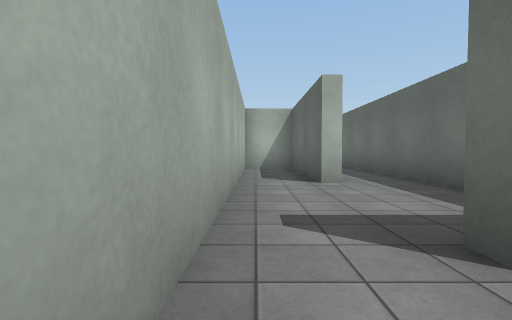
[1] (above)

24 first-person views from a walk through a Unity game level. The camera is 1.2 m above the floor, tilts 2° down and sees 85° across. The floor is counted in squares, 2 m on a side. Each view is taken from the middle of a square. On the plan, view 1 faces up. The plan holds only what a view shows up to about 9 squares ahead; the rest is blank. The place goes on beyond the plan. The player character is not drawn. Surface patterns are stand-ins for the level's own textures.

[2]
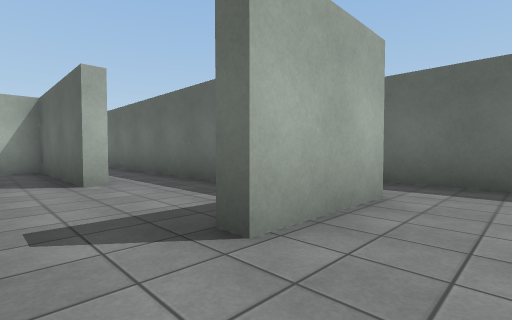

[3]
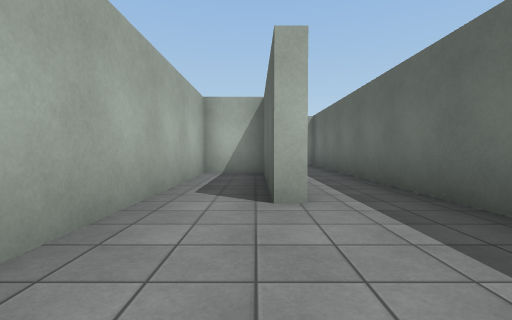

[4]
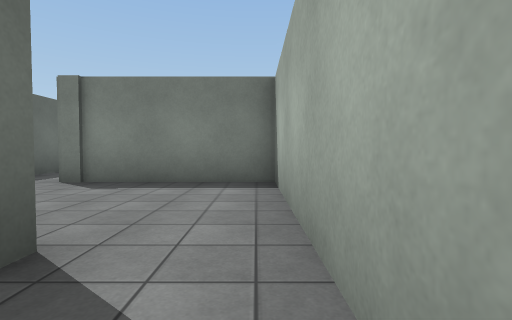

[5]
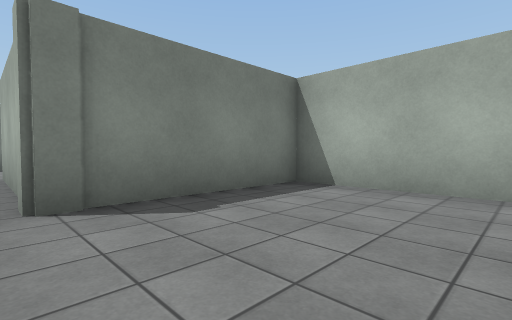

[6]
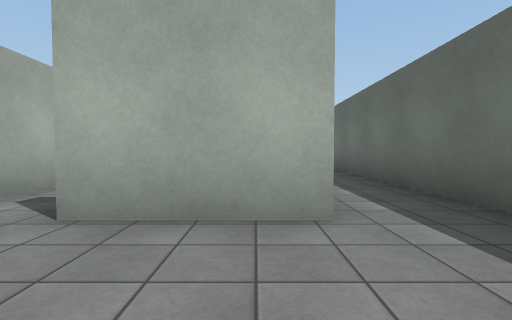

[7]
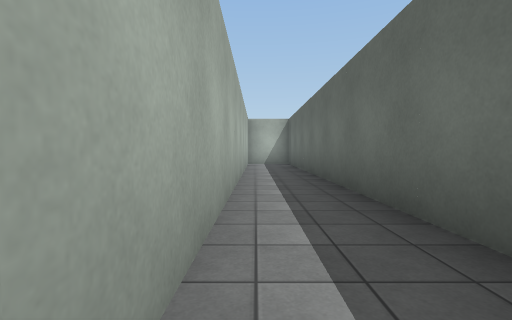

[8]
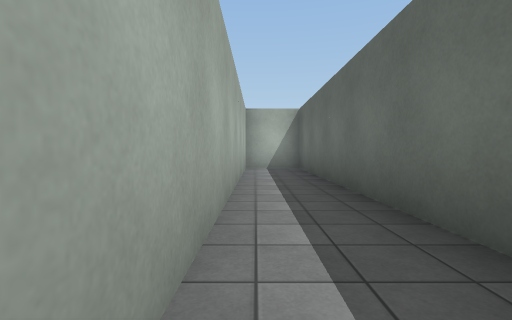

[9]
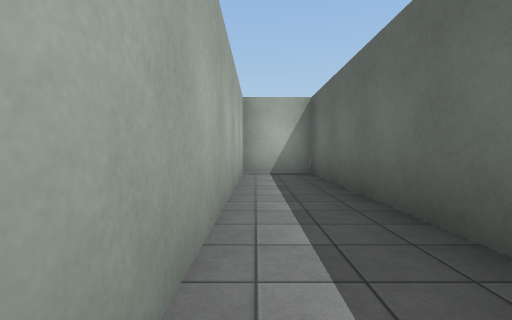

[10]
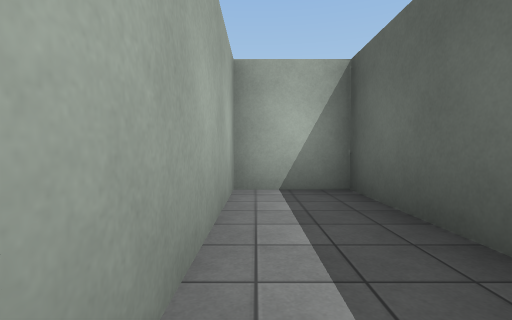

[11]
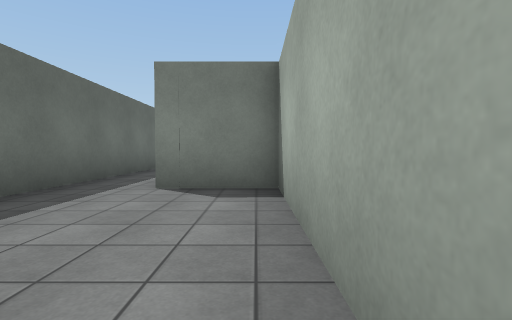

[12]
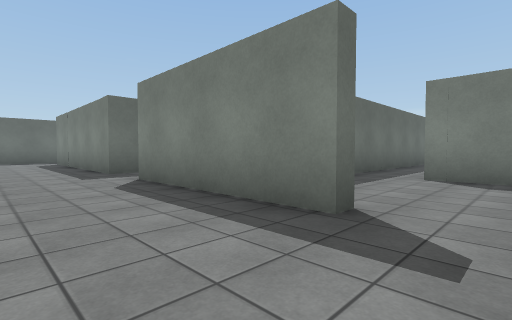

[13]
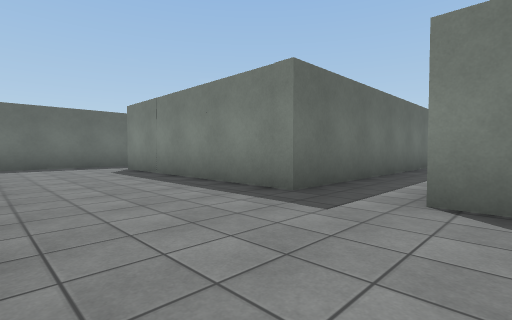

[14]
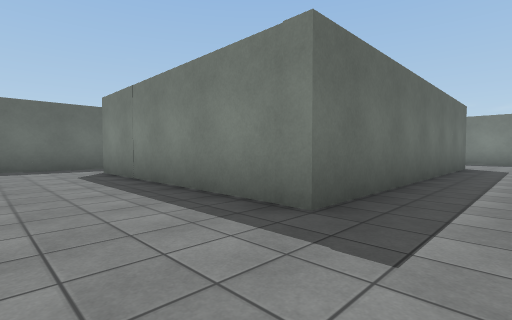

[15]
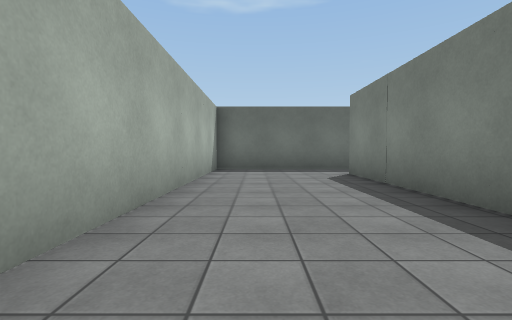

[16]
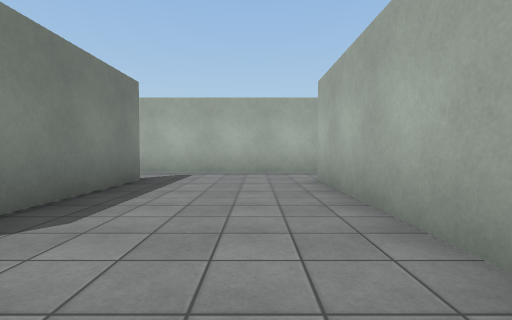

[17]
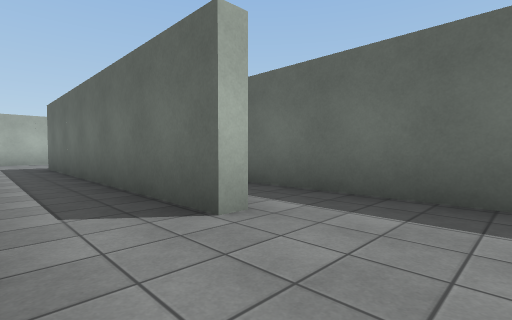

[18]
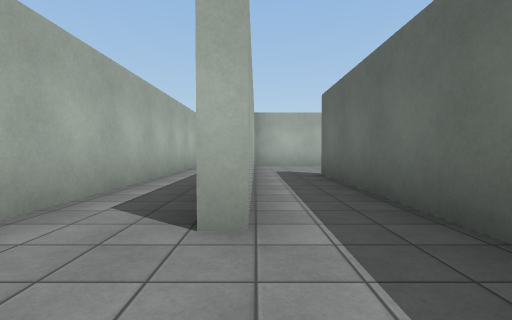

[19]
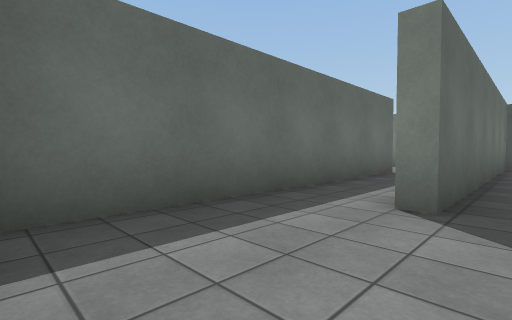

[20]
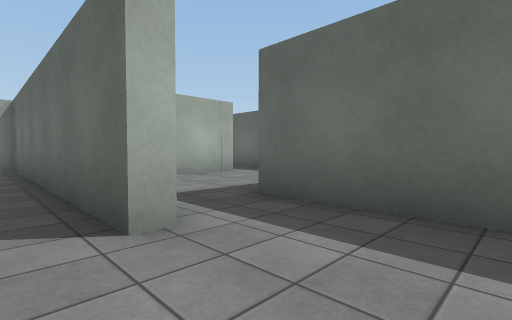

[21]
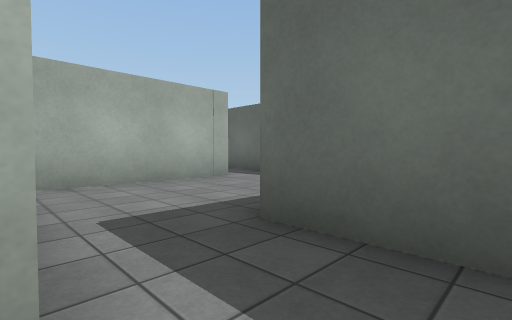

[22]
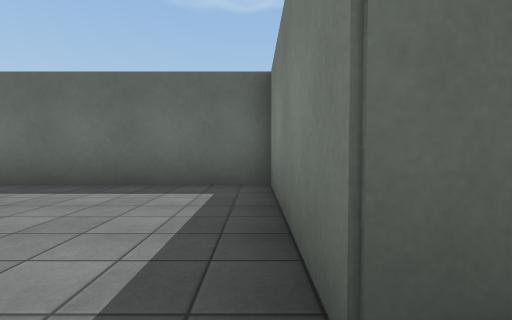

[23]
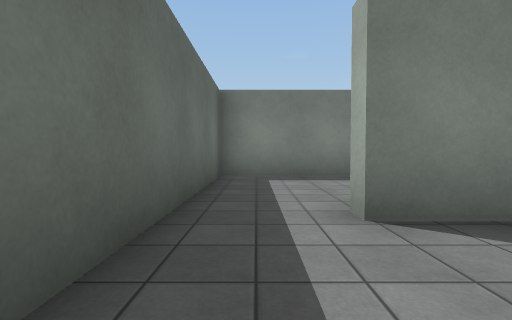

[24]
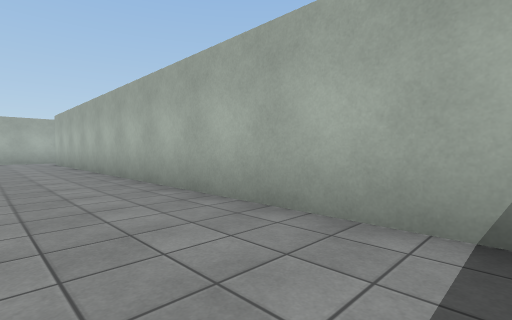

### Floor plan
Points are (right, up) in squares from view 1. A wall is a line through its corners. A room is listed if a view was taken in it or the views show most of it. See-through windows are left out.
Room 1 (views 1, 2, 3, 4, 5, 6, 7, 8, 9, 10)
walls: (3.3, 4.4) (3.3, 5.4); (1.6, 5) (1.3, 5) (1.3, 9.2) (-0.4, 9.2) (-0.4, -2.3) (3.7, -2.3) (3.7, -6.8); (5.4, 0.1) (5.4, 13.3) (3.7, 13.3) (3.7, 1.4) (1.3, 1.4) (1.3, 1.8); (5.4, -4.8) (5.4, -3.8)
ways out: opening at (2, 6) to room 2
Room 2 (views 11, 12, 13, 14, 15, 16, 17, 18, 23, 24)
walls: (5.8, 12) (5.8, 5.4); (1.3, 13.2) (1.3, 13.6) (5.9, 13.6); (3.3, 5.4) (3.3, 11); (7.9, 5) (7.6, 5) (7.6, 13.6) (14.1, 13.6); (-0.4, 17.6) (-0.4, 9.6) (1.6, 9.6); (15.8, 13.5) (15.8, 17.2) (1.4, 17.2); (9.6, 1.8) (9.6, 5.5)
ways out: opening at (2, 6) to room 1; opening at (9, 5) to room 3; opening at (15, 14) to room 6
Room 3 (view 19)
walls: (7.9, 7.6) (7.9, 5); (9.6, 5.5) (9.6, 10) (10.1, 10); (11.7, 5) (11.7, 13.2)
ways out: opening at (9, 5) to room 2; opening at (11, 6) to room 4
Room 4 (views 20, 21)
walls: (12.1, 5) (11.7, 5); (13.8, 3) (13.8, 5.7)
ways out: opening at (11, 6) to room 3; opening at (13, 6) to room 5
Room 5 (view 22)
walls: (16.4, 9.2) (12.5, 9.2); (13.8, 5.7) (17.9, 5.7) (17.9, 9.4)
ways out: opening at (13, 6) to room 4; opening at (17, 10)
Room 6 (no view inside)
walls: (14.1, 13.6) (14.1, 13.2); (12.8, 9.6) (15.8, 9.6) (15.8, 13.5)
ways out: opening at (15, 14) to room 2

Where each view was taken, in squares from view 1:
view 1: 0 up, 0 right, facing up
view 2: 0 up, 0 right, facing up-right
view 3: 2 up, 1 right, facing up
view 4: 3 up, 0 right, facing down
view 5: 1 up, 4 right, facing down-left
view 6: 1 down, 3 right, facing up
view 7: 1 up, 4 right, facing up
view 8: 4 up, 4 right, facing up
view 9: 6 up, 4 right, facing up
view 10: 9 up, 4 right, facing up
view 11: 14 up, 0 right, facing down
view 12: 16 up, 0 right, facing down-right
view 13: 17 up, 5 right, facing down-right
view 14: 16 up, 6 right, facing down-right
view 15: 16 up, 7 right, facing right
view 16: 16 up, 7 right, facing left
view 17: 3 up, 6 right, facing up-right
view 18: 3 up, 8 right, facing up
view 19: 13 up, 9 right, facing down-right
view 20: 3 up, 11 right, facing up-right
view 21: 4 up, 12 right, facing up-right
view 22: 6 up, 13 right, facing right
view 23: 16 up, 15 right, facing down
view 24: 15 up, 15 right, facing up-left
